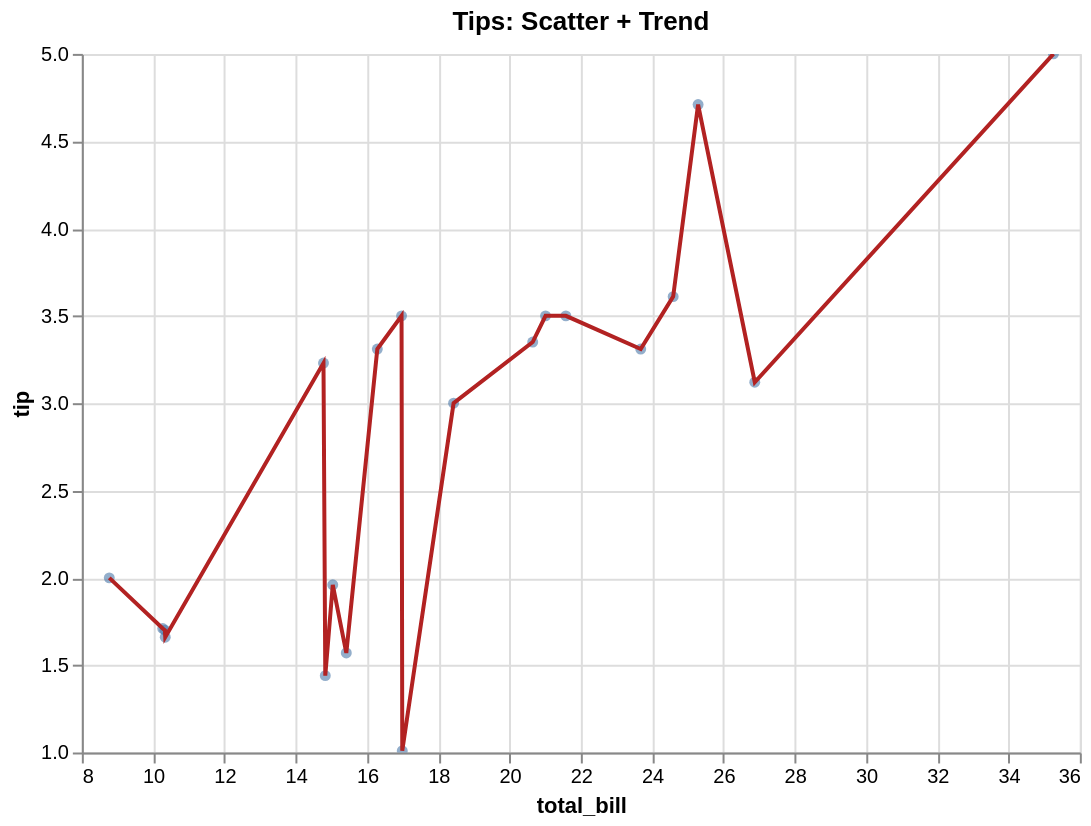

Vega-Lite specification stored for this chart:
### Vega-Lite specification from a JSON file in a GitHub repository (floating-point values rounded to 4 significant figures)
{"$schema": "https://vega.github.io/schema/vega-lite/v5.json", "config": {"axis": {"labelLimit": 0}, "header": {"labelLimit": 0}, "legend": {"labelLimit": 0}}, "data": {"values": [{"day": "Sun", "sex": "Female", "size": 2, "tip": 1.01, "total_bill": 16.99}, {"day": "Sun", "sex": "Male", "size": 3, "tip": 1.66, "total_bill": 10.34}, {"day": "Sun", "sex": "Male", "size": 3, "tip": 3.5, "total_bill": 21.01}, {"day": "Sun", "sex": "Male", "size": 2, "tip": 3.31, "total_bill": 23.68}, {"day": "Sun", "sex": "Female", "size": 4, "tip": 3.61, "total_bill": 24.59}, {"day": "Sun", "sex": "Male", "size": 4, "tip": 4.71, "total_bill": 25.29}, {"day": "Sun", "sex": "Male", "size": 2, "tip": 2.0, "total_bill": 8.77}, {"day": "Sun", "sex": "Male", "size": 4, "tip": 3.12, "total_bill": 26.88}, {"day": "Sun", "sex": "Male", "size": 2, "tip": 1.96, "total_bill": 15.04}, {"day": "Sun", "sex": "Female", "size": 2, "tip": 3.23, "total_bill": 14.78}, {"day": "Sun", "sex": "Male", "size": 2, "tip": 1.71, "total_bill": 10.27}, {"day": "Sun", "sex": "Female", "size": 4, "tip": 5.0, "total_bill": 35.26}, {"day": "Sun", "sex": "Male", "size": 2, "tip": 1.57, "total_bill": 15.42}, {"day": "Sun", "sex": "Male", "size": 2, "tip": 3.0, "total_bill": 18.43}, {"day": "Sun", "sex": "Female", "size": 2, "tip": 1.44, "total_bill": 14.83}, {"day": "Sun", "sex": "Male", "size": 2, "tip": 3.5, "total_bill": 21.58}, {"day": "Sun", "sex": "Male", "size": 3, "tip": 1.7, "total_bill": 10.33}, {"day": "Sun", "sex": "Male", "size": 3, "tip": 3.31, "total_bill": 16.29}, {"day": "Sun", "sex": "Male", "size": 3, "tip": 3.5, "total_bill": 16.97}, {"day": "Sun", "sex": "Male", "size": 3, "tip": 3.35, "total_bill": 20.65}]}, "height": 350, "layer": [{"encoding": {"tooltip": [{"field": "tip", "type": "quantitative"}, {"field": "total_bill", "type": "quantitative"}], "x": {"field": "total_bill", "scale": {"zero": false}, "type": "quantitative"}, "y": {"field": "tip", "scale": {"zero": false}, "type": "quantitative"}}, "mark": {"filled": true, "opacity": 0.6, "type": "point"}, "params": [{"bind": "scales", "name": "grid", "select": {"encodings": ["x", "y"], "type": "interval"}}]}, {"encoding": {"tooltip": [{"field": "tip", "type": "quantitative"}, {"field": "total_bill", "type": "quantitative"}], "x": {"field": "total_bill", "scale": {"zero": false}, "type": "quantitative"}, "y": {"field": "tip", "scale": {"zero": false}, "type": "quantitative"}}, "mark": {"color": "firebrick", "type": "line"}}], "title": "Tips: Scatter + Trend", "width": 500}
